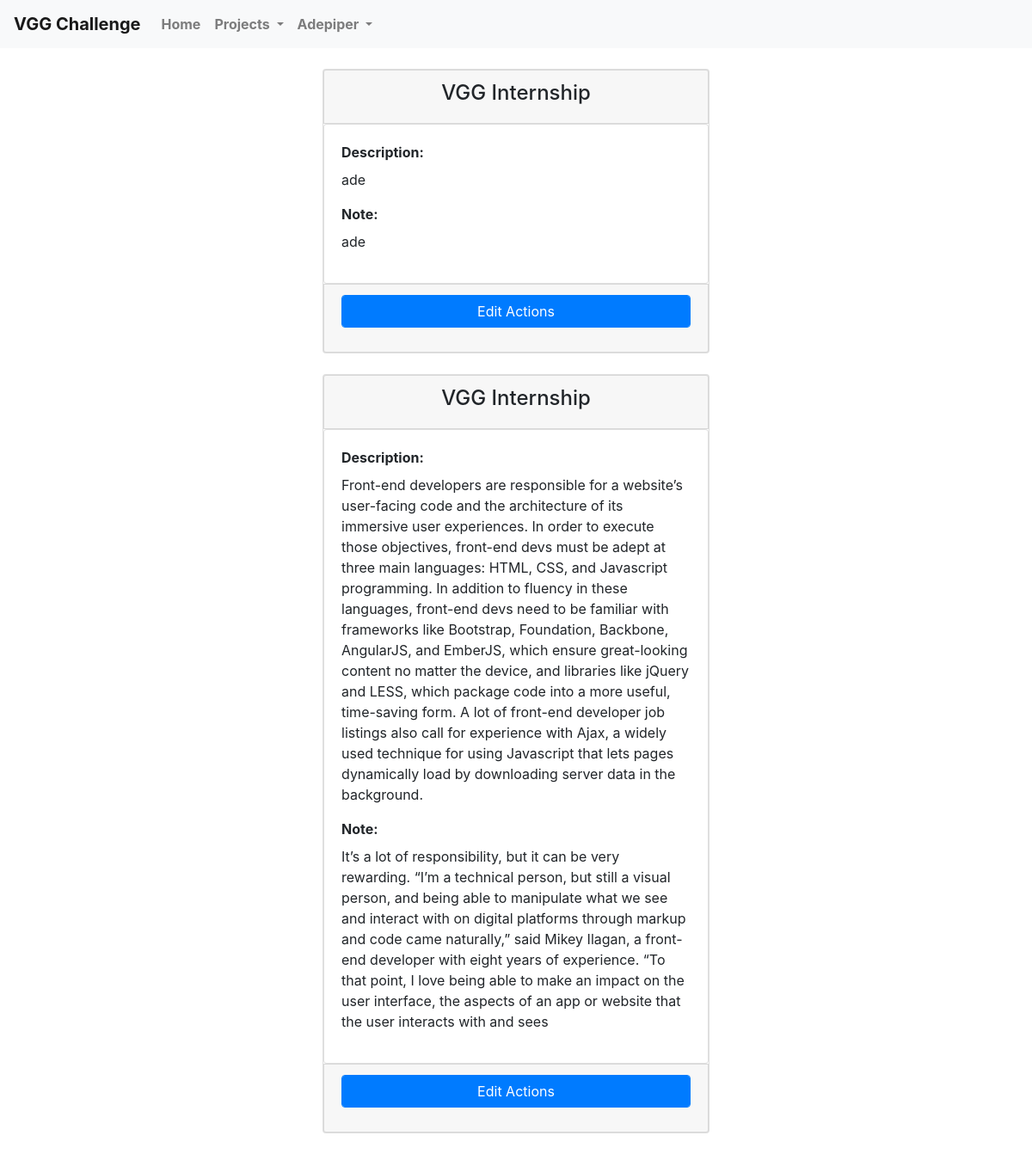
Before: /project/1/action (signed in) with the older database file.
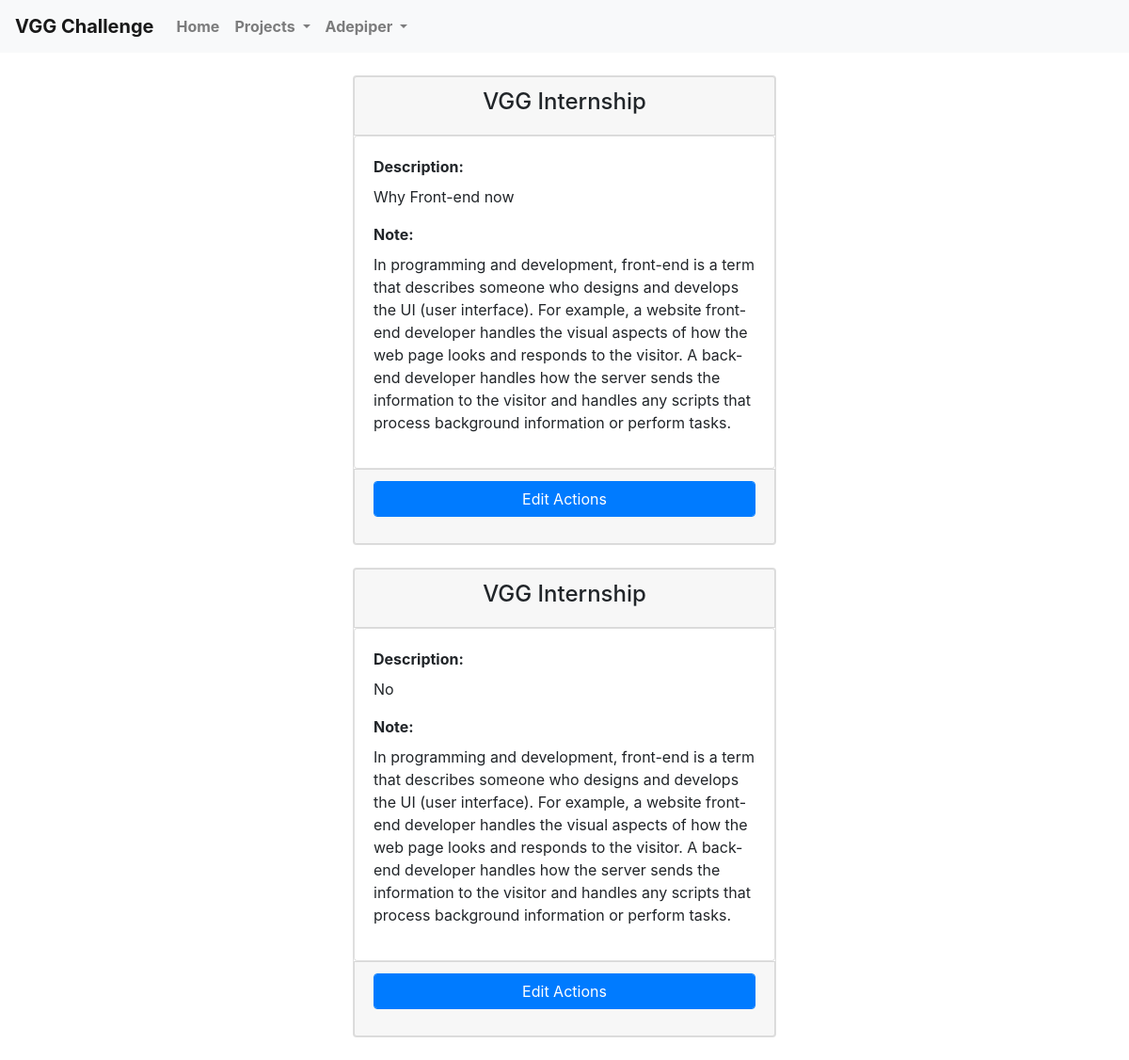
After: the same page with the newer database file.
### vgginternship/models.py (models this page shows, shortened)
class Actions (db.Model):
    id = db.Column(db.Integer, primary_key=True)
    project_id = db.Column(db.Integer, db.ForeignKey('projects.id'), nullable = False)
    description = db.Column(db.Text, nullable= False)
    note = db.Column(db.Text, nullable =False)

class Projects(db.Model):
    id = db.Column(db.Integer, primary_key=True)
    name = db.Column(db.String(100), nullable = False, unique= True)
    description = db.Column(db.Text, nullable= False)
    actions = db.relationship('Actions', backref='name', lazy=True)

### vgginternship/projects/routes.py (the view)
@projects.route('/project/<int:project_id>/action')
@login_required
def specificActions(project_id):
    actions = Actions.query.filter_by(project_id = project_id)
    return render_template('specificActions.html', actions=actions)

### vgginternship/models.py (called while the page is built)
@login_manager.user_loader
def load_user(user_id):
    return User.query.get(int(user_id))

### vgginternship/templates/specificActions.html
{% extends "layout.html" %}
    {% block content %}
        {% for action in actions %}
        <div class="container">
                <div class="card my-4">
                        <div class="card text-center card-header">
                               <h4> {{action.name.name}}</h4>
                        </div>
                        <div class="card card-body">
                            <label class="font-weight-bold" for="description">Description: </label>
                                        <p>{{action.description}}</p>
                                            <label class="font-weight-bold" for="Note">Note: </label>
                                                    <p>{{action.note}}</p>
                                                </div>
                                        <div class="card card-footer">
                                            <div class="form-group">
                                                <a  class="form-control text-center btn btn-primary" href="{{ url_for('projects.specificActionsId', project_id = action.project_id, action_id = action.id) }}">Edit Actions</a>
                                            </div>
                                        </div>
                </div>
                                </div>
        {% endfor %}
    {% endblock content %}

Changed rows visible on the page:
removed Actions: name.name "VGG Internship", description "ade", note "ade"
removed Actions: name.name "VGG Internship", description "Front-end developers are responsible for a website’s user-facing code and the architecture of its immersive user experiences. In order to execute those objectives, front-end devs must be adept at three main languages: HTML, CSS, and Javascript programming. In addition to fluency in these languages, front-end devs need to be familiar with frameworks like Bootstrap, Foundation, Backbone, AngularJS, and EmberJS, which ensure great-looking content no matter the device, and libraries like jQuery and LESS, which package code into a more useful, time-saving form. A lot of front-end developer job listings also call for experience with Ajax, a widely used technique for using Javascript that lets…", note "It’s a lot of responsibility, but it can be very rewarding. “I’m a technical person, but still a visual person, and being able to manipulate what we see and interact with on digital platforms through markup and code came naturally,” said Mikey Ilagan, a front-end developer with eight years of experience. “To that point, I love being able to make an impact on the user interface, the aspects of an app or website that the user interacts with and sees"
added Actions: name.name "VGG Internship", description "Why Front-end now", note "In programming and development, front-end is a term that describes someone who designs and develops the UI (user interface). For example, a website front-end developer handles the visual aspects of how the web page looks and responds to the visitor. A back-end developer handles how the server sends the information to the visitor and handles any scripts that process background information or perform tasks."
added Actions: name.name "VGG Internship", description "No", note "In programming and development, front-end is a term that describes someone who designs and develops the UI (user interface). For example, a website front-end developer handles the visual aspects of how the web page looks and responds to the visitor. A back-end developer handles how the server sends the information to the visitor and handles any scripts that process background information or perform tasks."
